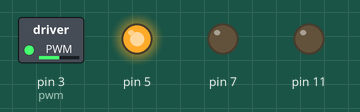
The program below on a simulated Raspberry Pi (header pin numbers). Parts: switched loads named in the program (green lamp = pin HIGH), output pins drawn as LEDs (lit = HIGH). At 0.0 s the program stops and its outputs stay as they are.

Above: at 0.1 s.
Timing chart, 0 to 1.5 s (numbered marks = the images above):
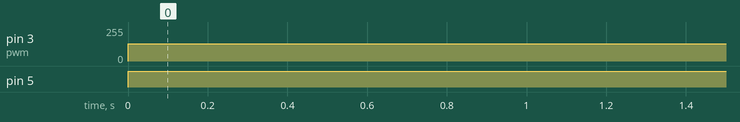

Measured:
- by itself, pin 3 (pwm): 0/255 → 128/255 at 0.00 s
- by itself, pin 5: LOW → HIGH at 0.00 s

The program:

c_motor.py
```python
import RPi.GPIO as GPIO
import time

GPIO.setmode(GPIO.BOARD)

GPIO.setwarnings(False)
GPIO.setup(11,GPIO.OUT) #STBY
GPIO.setup(7,GPIO.OUT) #AIN1
GPIO.setup(5,GPIO.OUT) #AIN2
GPIO.setup(3,GPIO.OUT) #PWMA

GPIO.output(11,False)
GPIO.output(7,False)
GPIO.output(5,True)

pwm=GPIO.PWM(3,350)

v=50
pwm.start(v)
```
